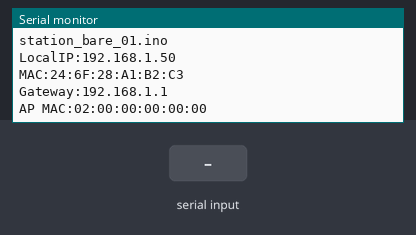
This sketch was run on a simulated ESP8266 (NodeMCU). On the bench: the last lines printed to the serial monitor. The test bench sets the inputs (shaded band). WiFi joins after 1.5 s; servers stay silent unless stated.

Above: at 2.7 s.
2.8 s: "1\n" received over Serial
At 3.8 s:
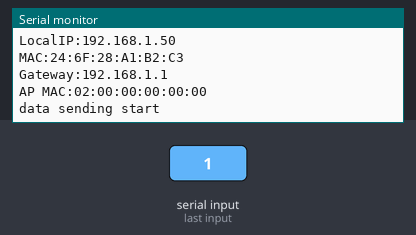
At 5.1 s:
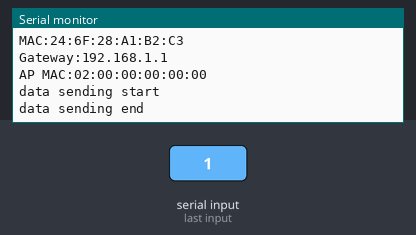

The sketch:

station_bare_02.ino
```cpp
/*  Accesspoint - station communication without router
 *  see: https://github.com/esp8266/Arduino/blob/master/doc/esp8266wifi/station-class.rst
 *  Works with: accesspoint_bare_01.ino
 */

#include <ESP8266WiFi.h>

byte ledPin = 2;
char ssid[] = "test";           // SSID of your AP
char pass[] = "password";         // password of your AP

IPAddress server(192,168,4,15);     // IP address of the AP
WiFiClient client;


void setup() {
  Serial.begin(9600);
  WiFi.mode(WIFI_STA);
  WiFi.begin(ssid, pass);           // connects to the WiFi AP
  Serial.println();
  Serial.println("Connection to the AP");
  while (WiFi.status() != WL_CONNECTED) {
    Serial.print(".");
    delay(500);
  }
  Serial.println();
  Serial.println("Connected");
  Serial.println("station_bare_01.ino");
  Serial.print("LocalIP:"); Serial.println(WiFi.localIP());
  Serial.println("MAC:" + WiFi.macAddress());
  Serial.print("Gateway:"); Serial.println(WiFi.gatewayIP());
  Serial.print("AP MAC:"); Serial.println(WiFi.BSSIDstr());
}
char string[256];
void loop() {
  client.connect(server, 80);
  //client.setTimeout(500);

  //Serial.println("connection");
  /*
  Serial.println("********************************");
  Serial.print("Byte sent to the AP: ");
  Serial.println(client.print("Anyo\r"));
  String answer = client.readStringUntil('\r');
  Serial.println("From the AP: " + answer);
  client.flush();

  client.stop();
  */

  if(Serial.available()>0)
        {
        Serial.println("data sending start");
        String a;
        a = Serial.readString() + "\r"; //Serial Byte Read
        a.toCharArray(string,256);
        client.write(string, sizeof(string)); //Send one byte to ESP8266
        Serial.println("data sending end");


        }

    else {
      if(client.connected()){
        //if(client.available())
      //Serial.println("reading start");
      Serial.print(client.readStringUntil('\r'));
      //Serial.println("reading end");

      }
    }
    client.flush();
    //client.stop();
}
```

Measured:
- after the input at 2.8 s, the serial monitor: prints a new line after 0.17 s (image 1)
